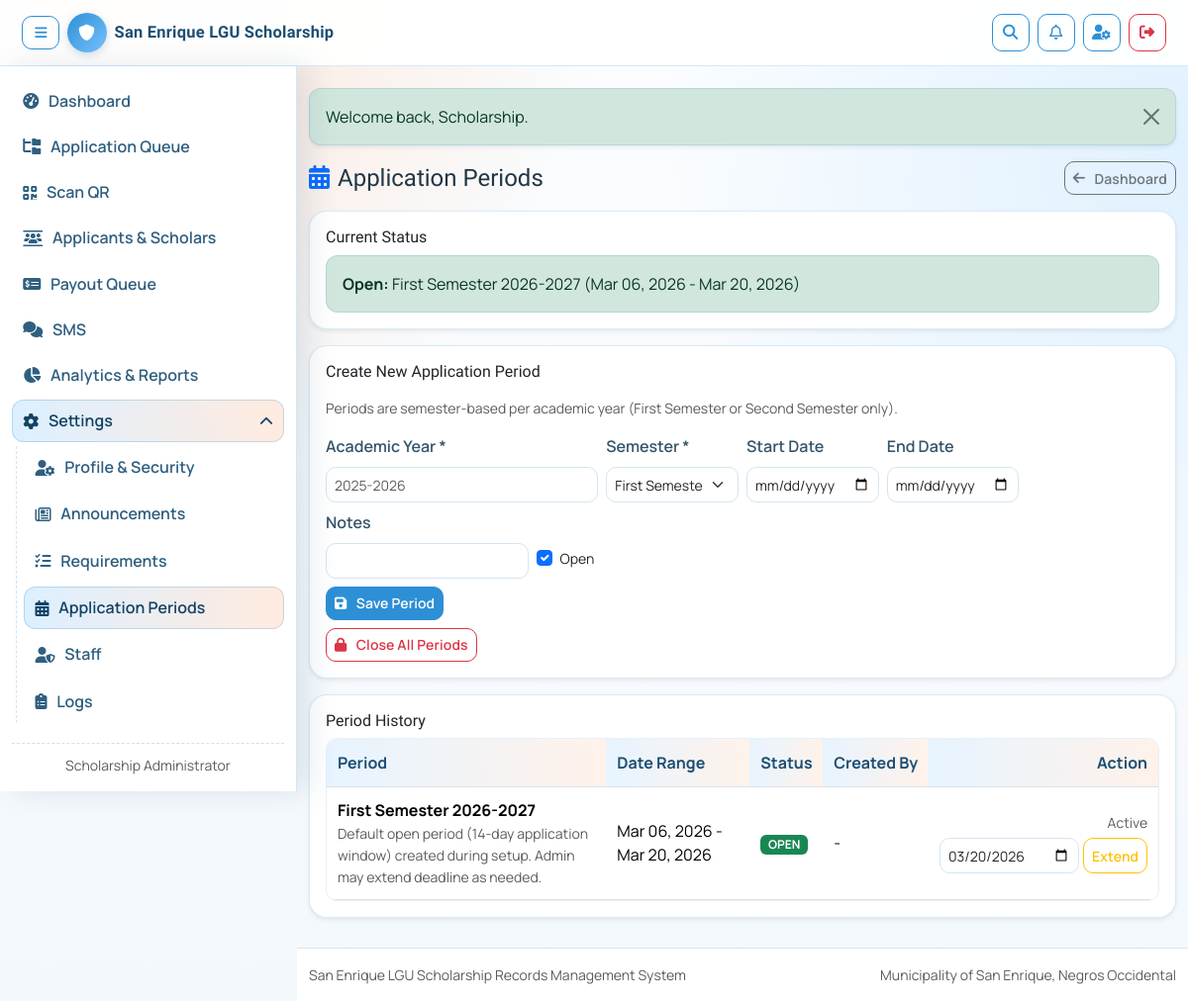
The page /admin-only/application-periods.php (signed in) on the database its author committed.
### tables this page shows
CREATE TABLE IF NOT EXISTS application_periods (
    id INT UNSIGNED AUTO_INCREMENT PRIMARY KEY,
    academic_year VARCHAR(9) NOT NULL,
    semester ENUM('First Semester','Second Semester') NOT NULL,
    period_name VARCHAR(150) NOT NULL,
    start_date DATE NULL,
    end_date DATE NULL,
    is_open TINYINT(1) NOT NULL DEFAULT 0,
    notes VARCHAR(255) NULL,
    created_by INT UNSIGNED NULL,
    created_at TIMESTAMP DEFAULT CURRENT_TIMESTAMP,
    updated_at TIMESTAMP DEFAULT CURRENT_TIMESTAMP ON UPDATE CURRENT_TIMESTAMP,
    UNIQUE KEY uq_application_periods_semester_academic_year (academic_year, semester),
    CONSTRAINT fk_application_periods_created_by
        FOREIGN KEY (created_by) REFERENCES users(id)
        ON DELETE SET NULL
);

### includes/functions.php (called while the page is built, shortened)
<?php
function e(string $value): string
{
    return htmlspecialchars($value, ENT_QUOTES, 'UTF-8');
}
function current_open_application_period(mysqli $conn): ?array
{
    if (!table_exists($conn, 'application_periods')) {
        return null;
    }
    $hasAcademicYear = table_column_exists($conn, 'application_periods', 'academic_year');
    $hasSemester = table_column_exists($conn, 'application_periods', 'semester');
    $academicYearSelect = $hasAcademicYear ? ', academic_year' : '';
    $semesterSelect = $hasSemester ? ', semester' : '';
    $today = date('Y-m-d');
    $stmt = $conn->prepare(
        "SELECT id, period_name, start_date, end_date, is_open, notes" . $academicYearSelect . $semesterSelect . "
         FROM application_periods
         WHERE is_open = 1
           AND (start_date IS NULL OR start_date <= ?)
           AND (end_date IS NULL OR end_date >= ?)
         ORDER BY id DESC
         LIMIT 1"
    );
    $stmt->bind_param('ss', $today, $today);
    $stmt->execute();
    $result = $stmt->get_result();
    $row = $result ? ($result->fetch_assoc() ?: null) : null;
    return $row;
}
function format_application_period(?array $period): string
{
    $academicYear = trim((string) ($period['academic_year'] ?? ''));
    $semester = trim((string) ($period['semester'] ?? ''));
    $name = $semester !== '' && $academicYear !== ''
        ? ($semester . ' ' . $academicYear)
        : trim((string) ($period['period_name'] ?? 'Application Period'));
    $start = trim((string) ($period['start_date'] ?? ''));
    $end = trim((string) ($period['end_date'] ?? ''));
    if ($start !== '' && $end !== '') {
        return $name . ' (' . date('M d, Y', strtotime($start)) . ' - ' . date('M d, Y', strtotime($end)) . ')';
    }
    return $name;
}
function table_column_exists(mysqli $conn, string $tableName, string $columnName): bool
{
    static $cache = [];
    $tableName = trim($tableName);
    $columnName = trim($columnName);
    $cacheKey = strtolower($tableName . '.' . $columnName);
    if (array_key_exists($cacheKey, $cache)) {
        return (bool) $cache[$cacheKey];
    }
    $stmt = $conn->prepare(
        "SELECT COUNT(*) AS total
         FROM information_schema.COLUMNS
         WHERE TABLE_SCHEMA = DATABASE()
           AND TABLE_NAME = ?
           AND COLUMN_NAME = ?
         LIMIT 1"
    );
    $stmt->bind_param('ss', $tableName, $columnName);
    $stmt->execute();
    $result = $stmt->get_result();
    $row = $result instanceof mysqli_result ? $result->fetch_assoc() : null;
    $exists = (int) ($row['total'] ?? 0) > 0;
    $cache[$cacheKey] = $exists;
    return $exists;
}
function table_exists(mysqli $conn, string $tableName): bool
{
    $tableName = trim($tableName);
    $stmt = $conn->prepare(
        "SELECT COUNT(*) AS total
         FROM information_schema.TABLES
         WHERE TABLE_SCHEMA = DATABASE()
           AND TABLE_NAME = ?
         LIMIT 1"
    );
    $stmt->bind_param('s', $tableName);
    $stmt->execute();
    $result = $stmt->get_result();
    $row = $result instanceof mysqli_result ? $result->fetch_assoc() : null;
    return (int) ($row['total'] ?? 0) > 0;
}

### admin-only/application-periods.php (the view, shortened to what this page needs)
<?php
$conn = $GLOBALS['conn'] ?? null;
$periods = [];
$openPeriod = null;
$isTableReady = table_exists($conn, 'application_periods');
$hasAcademicYearColumn = $isTableReady && table_column_exists($conn, 'application_periods', 'academic_year');
$hasSemesterColumn = $isTableReady && table_column_exists($conn, 'application_periods', 'semester');
$semesterOptions = ['First Semester', 'Second Semester'];
if ($isTableReady) {
    $openPeriod = current_open_application_period($conn);
    $result = $conn->query(
        "SELECT p.*, u.first_name, u.last_name
         FROM application_periods p
         LEFT JOIN users u ON u.id = p.created_by
         ORDER BY p.id DESC
         LIMIT 20"
    );
    if ($result instanceof mysqli_result) {
        $periods = $result->fetch_all(MYSQLI_ASSOC);
    }
}
include __DIR__ . '/../includes/header.php';
?>
<div class="d-flex justify-content-between align-items-center mb-3 flex-wrap gap-2">
    <h1 class="h4 m-0"><i class="fa-solid fa-calendar-days me-2 text-primary"></i>Application Periods</h1>
    <a href="../shared/dashboard.php" class="btn btn-outline-secondary btn-sm"><i class="fa-solid fa-arrow-left me-1"></i>Dashboard</a>
</div>
<?php if (!$isTableReady): ?>
    <div class="card card-soft shadow-sm">
        <div class="card-body">
            <p class="mb-2">Application period settings are not available yet.</p>
            <p class="small text-muted mb-0">Please contact the administrator to finish setup.</p>
        </div>
    </div>
<?php else: ?>
    <div class="card card-soft shadow-sm mb-3">
        <div class="card-body">
            <h2 class="h6 mb-2">Current Status</h2>
            <?php if ($openPeriod): ?>
                <div class="alert alert-success mb-0">
                    <strong>Open:</strong> <?= e(format_application_period($openPeriod)) ?>
                </div>
            <?php else: ?>
                <div class="alert alert-warning mb-0">
                    No active application period. Applicants cannot register or apply.
                </div>
            <?php endif; ?>
        </div>
    </div>
    <div class="card card-soft shadow-sm mb-3">
        <div class="card-body">
            <h2 class="h6 mb-3">Create New Application Period</h2>
            <p class="small text-muted mb-3">Periods are semester-based per academic year (First Semester or Second Semester only).</p>
            <form method="post" class="row g-2" data-crud-message="Save application period {period}?">
                <div class="col-12 col-md-4">
                    <label class="form-label form-label-sm">Academic Year *</label>
                    <input type="text" name="academic_year" class="form-control form-control-sm" placeholder="2025-2026" pattern="\d{4}-\d{4}" required>
                </div>
                <div class="col-12 col-md-2">
                    <label class="form-label form-label-sm">Semester *</label>
                    <select name="semester" class="form-select form-select-sm" required>
                        <?php foreach ($semesterOptions as $semesterOption): ?>
                            <option value="<?= e($semesterOption) ?>"><?= e($semesterOption) ?></option>
                        <?php endforeach; ?>
                    </select>
                </div>
                <div class="col-6 col-md-2">
                    <label class="form-label form-label-sm">Start Date</label>
                    <input type="date" name="start_date" class="form-control form-control-sm">
                </div>
                <div class="col-6 col-md-2">
                    <label class="form-label form-label-sm">End Date</label>
                    <input type="date" name="end_date" class="form-control form-control-sm">
                </div>
                <div class="col-12 col-md-3">
                    <label class="form-label form-label-sm">Notes</label>
                    <input type="text" name="notes" class="form-control form-control-sm">
                </div>
                <div class="col-12 col-md-1 d-flex align-items-end">
                    <div class="form-check mb-2">
                        <input class="form-check-input" type="checkbox" name="is_open" id="is_open_period" checked>
                        <label class="form-check-label small" for="is_open_period">Open</label>
                    </div>
                </div>
                <div class="col-12">
                    <button type="submit" class="btn btn-primary btn-sm"><i class="fa-solid fa-floppy-disk me-1"></i>Save Period</button>
                </div>
            </form>
            <form method="post" class="mt-2" data-crud-title="Close All Application Periods?" data-crud-message="Close all application periods now? Applicants will not be able to register or apply until a new period is opened.">
                <button type="submit" class="btn btn-outline-danger btn-sm"><i class="fa-solid fa-lock me-1"></i>Close All Periods</button>
            </form>
        </div>
    </div>
    <div class="card card-soft shadow-sm">
        <div class="card-body">
            <h2 class="h6">Period History</h2>
            <?php if (!$periods): ?>
                <p class="text-muted mb-0">No application periods yet.</p>
            <?php else: ?>
                <div class="table-responsive">
                    <table class="table table-sm align-middle mb-0">
                        <thead>
                            <tr>
                                <th>Period</th>
                                <th>Date Range</th>
                                <th>Status</th>
                                <th>Created By</th>
                                <th class="text-end">Action</th>
                            </tr>
                        </thead>
                        <tbody>
                            <?php foreach ($periods as $row): ?>
                                <?php
                                $creator = trim((string) ($row['first_name'] ?? '') . ' ' . (string) ($row['last_name'] ?? ''));
                                $startDate = !empty($row['start_date']) ? date('M d, Y', strtotime((string) $row['start_date'])) : '-';
                                $endDate = !empty($row['end_date']) ? date('M d, Y', strtotime((string) $row['end_date'])) : '-';
                                $periodLabel = trim((string) ($row['semester'] ?? '') . ' ' . (string) ($row['academic_year'] ?? ''));
                                ?>
                                <tr>
                                    <td>
                                        <strong><?= e($periodLabel) ?></strong>
                                        <?php if (!empty($row['notes'])): ?>
                                            <div class="small text-muted"><?= e((string) $row['notes']) ?></div>
                                        <?php endif; ?>
                                    </td>
                                    <td><?= e($startDate) ?> - <?= e($endDate) ?></td>
                                    <td>
                                        <span class="badge <?= (int) $row['is_open'] === 1 ? 'text-bg-success' : 'text-bg-secondary' ?>">
                                            <?= (int) $row['is_open'] === 1 ? 'OPEN' : 'CLOSED' ?>
                                        </span>
                                    </td>
                                    <td><?= e($creator !== '' ? $creator : '-') ?></td>
                                    <td class="text-end">
                                        <div class="d-flex flex-column gap-1 align-items-end">
                                            <?php if ((int) $row['is_open'] !== 1): ?>
                                                <form method="post" class="d-inline" data-period-label="<?= e($periodLabel) ?>">
                                                    <input type="hidden" name="csrf_token" value="<?= e(csrf_token()) ?>">
                                                    <input type="hidden" name="action" value="set_open">
                                                    <input type="hidden" name="id" value="<?= (int) $row['id'] ?>">
                                                    <button type="submit" class="btn btn-outline-primary btn-sm">Set Open</button>
                                                </form>
                                            <?php else: ?>
                                                <span class="small text-muted">Active</span>
                                            <?php endif; ?>
                                            <form method="post" class="d-flex gap-1" data-period-label="<?= e($periodLabel) ?>">
                                                <input type="date" name="end_date" class="form-control form-control-sm" value="<?= e((string) ($row['end_date'] ?? '')) ?>" required>
                                                <button type="submit" class="btn btn-outline-warning btn-sm">Extend</button>
                                            </form>
                                        </div>
                                    </td>
                                </tr>
                            <?php endforeach; ?>
                        </tbody>
                    </table>
                </div>
            <?php endif; ?>
        </div>
    </div>
<?php endif; ?>
<?php include __DIR__ . '/../includes/footer.php'; ?>

### assets/css/style.css (style rules this page uses)
:root { --se-blue: #2d8fd5; --se-blue-soft: #e7f4ff; --se-light-blue: #78c2ff; --se-peach: #ffb68a; --se-peach-soft: #fff2ea; --se-navy: #1c4f74; --se-text: #213746; --se-muted: #5f7380; --se-border: #d4e5f2; --se-radius-lg: 18px; --se-radius-md: 12px; --se-shadow-soft: 0 10px 28px rgba(24, 74, 111, 0.08); --se-shadow-soft-hover: 0 12px 32px rgba(24, 74, 111, 0.14); }
*, *::before, *::after { box-sizing: border-box; }
html { font-size: 16px; -webkit-text-size-adjust: 100%; }
body { color: var(--se-text); font-family: "Manrope", "Segoe UI", sans-serif; line-height: 1.55; min-height: 100vh; display: flex; flex-direction: column; overflow-x: hidden; background: radial-gradient(circle at 8% 0%, rgba(255, 182, 138, 0.35), transparent 34%), radial-gradient(circle at 100% 15%, rgba(120, 194, 255, 0.2), transparent 36%), linear-gradient(180deg, #fbfdff 0%, #f3f8fc 100%); }
h1, h2, h3, h4, h5, h6, .navbar-brand { font-family: "Sora", "Manrope", sans-serif; }
a { text-underline-offset: 2px; }
a, button, .btn, .form-control, .form-select, .nav-link { transition: all 0.2s ease; }
.btn { border-radius: var(--se-radius-md); min-height: 42px; font-weight: 600; letter-spacing: 0.1px; display: inline-flex; align-items: center; justify-content: center; gap: 0.34rem; }
.btn-sm { min-height: 34px; border-radius: 10px; }
.form-control, .form-select { border-color: var(--se-border); border-radius: var(--se-radius-md); min-height: 44px; }
.form-control-sm, .form-select-sm { min-height: 36px; border-radius: 10px; }
.form-label, .form-label-sm { color: #35556b; font-weight: 600; }
.alert { border-radius: var(--se-radius-md); border-width: 1px; border-color: rgba(45, 143, 213, 0.18); }
.hero, .card-soft, .table-controls { box-shadow: var(--se-shadow-soft); }
.btn-primary { border-color: var(--se-blue); background-color: var(--se-blue); }
.card-soft { background: #ffffff; border: 1px solid rgba(45, 143, 213, 0.18); border-radius: var(--se-radius-lg); }
.card-soft .card-body { word-wrap: break-word; }
.table thead th { background: linear-gradient(90deg, var(--se-blue-soft), var(--se-peach-soft)); font-weight: 700; color: var(--se-navy); border-bottom-width: 1px; white-space: nowrap; }
.table td, .table th { vertical-align: middle; padding: 0.72rem 0.68rem; }
.table-responsive { border-radius: 12px; border: 1px solid rgba(45, 143, 213, 0.12); background: #fff; }
.table-responsive > .table { margin-bottom: 0; min-width: 690px; }
@media (min-width: 992px) { body.desktop-sidebar-enabled { --desktop-sidebar-width: 300px; --desktop-topbar-height: 70px; } }

### rows shown on the page
application_periods: format_application_period($openPeriod) "First Semester 2026-2027 (Mar 06, 2026 - Mar 20, 2026)", periodLabel "First Semester 2026-2027", notes "Default open period (14-day application window) created during setup. Admin may extend deadline as needed.", start_date "Mar 06, 2026", end_date "Mar 20, 2026", is_open "OPEN", creator "-", end_date "03/20/2026"

### other values the page prints
$user['first_name'] . ' ' . $user['last_name'] "Scholarship Administrator"
$message "Welcome back, Scholarship."
form field semester "First Semester"
